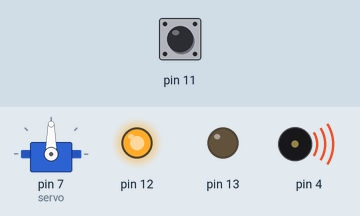
Simulated run of this sketch. Board: Arduino Uno, built with avr-gcc and run on an emulated ATmega328P. Parts: servo, output pins drawn as LEDs (lit = HIGH), buzzer (waves = sounding). Inputs (shaded band) come from the test bench; at power-on: pin 11 HIGH.

Above: at 1.2 s.
1.3 s: pin 11 pulled LOW for 0.25 s
At 1.5 s:
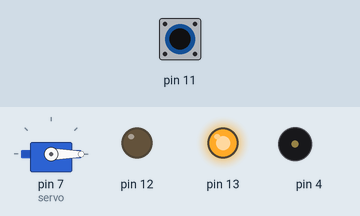
3.3 s: pin 11 pulled LOW for 3.2 s
At 6.7 s:
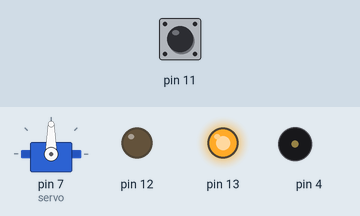
Timing chart, 0 to 8.3 s (numbered marks = the images above; inputs shaded):
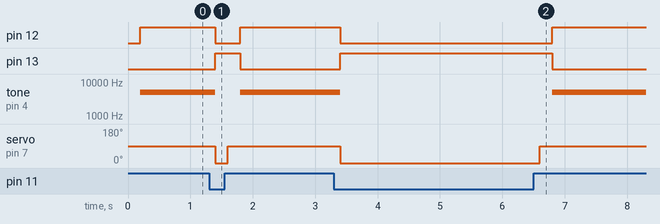

The sketch:

servo_n_buzzer2.ino
```cpp
#include <Servo.h>
int button = 0;
Servo servo; // create servo object to control a servo
void setup() {
  servo.attach(7);
  pinMode(12,OUTPUT);
  pinMode(13,OUTPUT);
  pinMode(4,OUTPUT);
  pinMode(11,INPUT_PULLUP);
}

void loop() {
//  servo.write(180);
//  delay(200);
//  tone(4,5000);
//  digitalWrite(12,HIGH);
//  delay(200);
//  servo.write(0);
//  noTone(4);
//  digitalWrite(12,LOW);
//  delay(200);

  button = digitalRead(11);

  if (button==1){
    servo.write(90);
    delay(200);
    digitalWrite(12,HIGH);
    digitalWrite(13,LOW);
    tone(4,5000);
  }
  else{
    servo.write(0);
    noTone(4);
    digitalWrite(12,LOW);
    digitalWrite(13,HIGH);
    delay(200);
  }
}
```

Measured:
- after the input at 1.3 s, pin 12: HIGH → LOW after 0.10 s, → HIGH 0.40 s later; pin 13: LOW → HIGH after 0.10 s, → LOW 0.40 s later; tone on pin 4: 5000 Hz → silent after 0.10 s, → 5000 Hz 0.40 s later; servo on pin 7 (servo): 90° → 0° after 0.10 s, → 90° 0.20 s later
- after the input at 3.3 s, pin 12: HIGH → LOW after 0.10 s, → HIGH 3.4 s later; pin 13: LOW → HIGH after 0.10 s, → LOW 3.4 s later; tone on pin 4: 5000 Hz → silent after 0.10 s, → 5000 Hz 3.4 s later; servo on pin 7 (servo): 90° → 0° after 0.10 s, → 90° 3.2 s later
